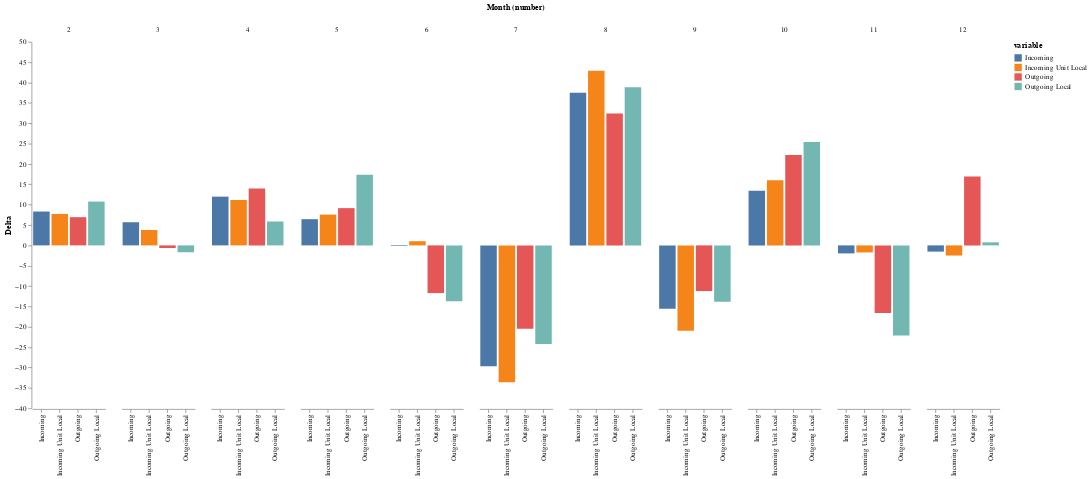

The notebook cell this image was saved under:
### Code cell
# untuk contoh di bawah kita pilih perbandingan MoM di tahun 2018
alt.Chart(diff_mom(2018).melt('Month (number)')).mark_bar().encode(
    alt.X('variable:N', axis=alt.Axis(title='')),
    alt.Y('value:Q', axis=alt.Axis(title='Delta', grid=False)),
    color=alt.Color('variable:N'),
    column='Month (number):O'
).configure_view(
    stroke='transparent'
).properties(height=500, width=100)

### Figure 1 — Vega-Lite specification as saved in the notebook (floating-point values rounded to 4 significant figures)
{"$schema": "https://vega.github.io/schema/vega-lite/v2.6.0.json", "config": {"view": {"height": 300, "stroke": "transparent", "width": 400}}, "data": {"name": "data-521b5a6605f1ef3582dec509dc6528fc"}, "datasets": {"data-521b5a6605f1ef3582dec509dc6528fc": [{"Month (number)": 1, "value": null, "variable": "Incoming"}, {"Month (number)": 2, "value": 8.315, "variable": "Incoming"}, {"Month (number)": 3, "value": 5.69, "variable": "Incoming"}, {"Month (number)": 4, "value": 11.98, "variable": "Incoming"}, {"Month (number)": 5, "value": 6.436, "variable": "Incoming"}, {"Month (number)": 6, "value": -0.153, "variable": "Incoming"}, {"Month (number)": 7, "value": -29.68, "variable": "Incoming"}, {"Month (number)": 8, "value": 37.47, "variable": "Incoming"}, {"Month (number)": 9, "value": -15.58, "variable": "Incoming"}, {"Month (number)": 10, "value": 13.43, "variable": "Incoming"}, {"Month (number)": 11, "value": -1.968, "variable": "Incoming"}, {"Month (number)": 12, "value": -1.532, "variable": "Incoming"}, {"Month (number)": 1, "value": null, "variable": "Incoming Unit Local"}, {"Month (number)": 2, "value": 7.729, "variable": "Incoming Unit Local"}, {"Month (number)": 3, "value": 3.778, "variable": "Incoming Unit Local"}, {"Month (number)": 4, "value": 11.15, "variable": "Incoming Unit Local"}, {"Month (number)": 5, "value": 7.557, "variable": "Incoming Unit Local"}, {"Month (number)": 6, "value": 1.03, "variable": "Incoming Unit Local"}, {"Month (number)": 7, "value": -33.62, "variable": "Incoming Unit Local"}, {"Month (number)": 8, "value": 42.87, "variable": "Incoming Unit Local"}, {"Month (number)": 9, "value": -20.94, "variable": "Incoming Unit Local"}, {"Month (number)": 10, "value": 15.98, "variable": "Incoming Unit Local"}, {"Month (number)": 11, "value": -1.723, "variable": "Incoming Unit Local"}, {"Month (number)": 12, "value": -2.493, "variable": "Incoming Unit Local"}, {"Month (number)": 1, "value": null, "variable": "Outgoing"}, {"Month (number)": 2, "value": 6.926, "variable": "Outgoing"}, {"Month (number)": 3, "value": -0.6482, "variable": "Outgoing"}, {"Month (number)": 4, "value": 13.97, "variable": "Outgoing"}, {"Month (number)": 5, "value": 9.148, "variable": "Outgoing"}, {"Month (number)": 6, "value": -11.71, "variable": "Outgoing"}, {"Month (number)": 7, "value": -20.47, "variable": "Outgoing"}, {"Month (number)": 8, "value": 32.37, "variable": "Outgoing"}, {"Month (number)": 9, "value": -11.21, "variable": "Outgoing"}, {"Month (number)": 10, "value": 22.17, "variable": "Outgoing"}, {"Month (number)": 11, "value": -16.58, "variable": "Outgoing"}, {"Month (number)": 12, "value": 16.93, "variable": "Outgoing"}, {"Month (number)": 1, "value": null, "variable": "Outgoing Local"}, {"Month (number)": 2, "value": 10.76, "variable": "Outgoing Local"}, {"Month (number)": 3, "value": -1.683, "variable": "Outgoing Local"}, {"Month (number)": 4, "value": 5.864, "variable": "Outgoing Local"}, {"Month (number)": 5, "value": 17.34, "variable": "Outgoing Local"}, {"Month (number)": 6, "value": -13.72, "variable": "Outgoing Local"}, {"Month (number)": 7, "value": -24.23, "variable": "Outgoing Local"}, {"Month (number)": 8, "value": 38.86, "variable": "Outgoing Local"}, {"Month (number)": 9, "value": -13.84, "variable": "Outgoing Local"}, {"Month (number)": 10, "value": 25.37, "variable": "Outgoing Local"}, {"Month (number)": 11, "value": -22.11, "variable": "Outgoing Local"}, {"Month (number)": 12, "value": 0.7515, "variable": "Outgoing Local"}]}, "encoding": {"color": {"field": "variable", "type": "nominal"}, "column": {"field": "Month (number)", "type": "ordinal"}, "x": {"axis": {"title": ""}, "field": "variable", "type": "nominal"}, "y": {"axis": {"grid": false, "title": "Delta"}, "field": "value", "type": "quantitative"}}, "height": 500, "mark": "bar", "width": 100}
